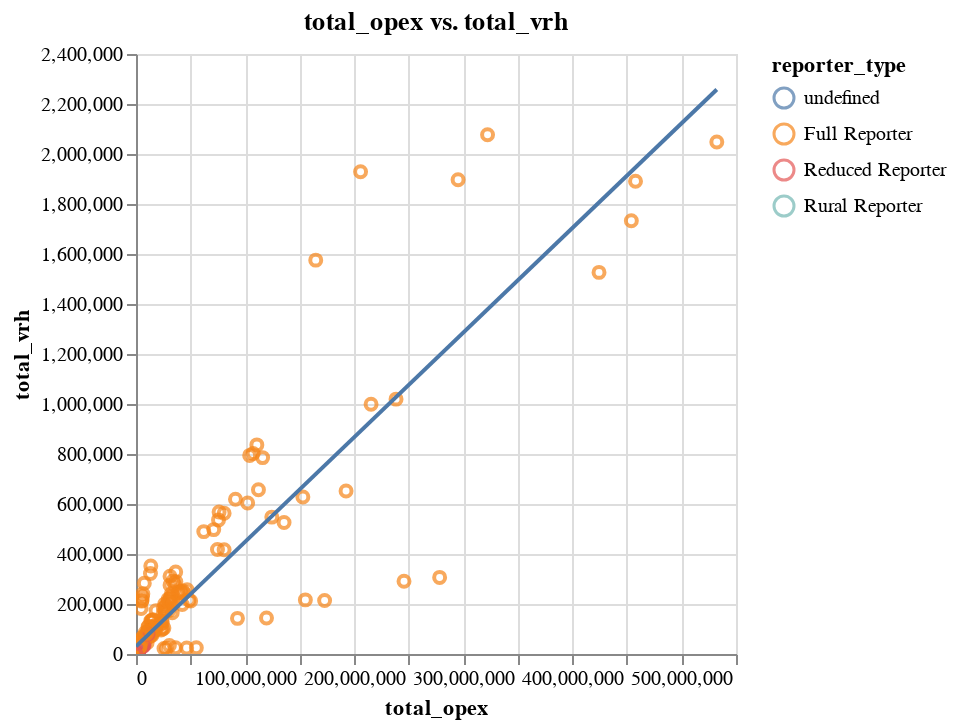

This figure's notebook cell:
### Markdown cell above
### Cost-efficiency metrics

### Code cell
# Operating cost per VRH

make_scatter(
    agg_metrics_no_outliers,
    x_ax = "total_opex",
    y_ax = "total_vrh",
    color = "reporter_type"
)

### Figure 1 — Vega-Lite specification as saved in the notebook (floating-point values rounded to 4 significant figures; data arrays with more than 128 entries replaced by an {"elided": "..."} marker saying what was removed)
{"config": {"view": {"continuousWidth": 300, "continuousHeight": 300}}, "layer": [{"mark": {"type": "point"}, "encoding": {"color": {"field": "reporter_type", "type": "nominal"}, "tooltip": [{"field": "total_opex", "type": "quantitative"}, {"field": "total_vrh", "type": "quantitative"}, {"field": "agency", "type": "nominal"}], "x": {"field": "total_opex", "type": "quantitative"}, "y": {"field": "total_vrh", "type": "quantitative"}}, "name": "view_1", "title": "total_opex vs. total_vrh"}, {"mark": {"type": "line"}, "encoding": {"color": {"field": "reporter_type", "type": "nominal"}, "tooltip": [{"field": "total_opex", "type": "quantitative"}, {"field": "total_vrh", "type": "quantitative"}, {"field": "agency", "type": "nominal"}], "x": {"field": "total_opex", "type": "quantitative"}, "y": {"field": "total_vrh", "type": "quantitative"}}, "title": "total_opex vs. total_vrh", "transform": [{"on": "total_opex", "regression": "total_vrh"}]}], "data": {"name": "data-37f63450d1e6173462a08b14ae7142fa"}, "params": [{"name": "param_5", "select": {"type": "interval", "encodings": ["x", "y"]}, "bind": "scales", "views": ["view_1"]}], "$schema": "https://vega.github.io/schema/vega-lite/v5.17.0.json", "datasets": {"data-37f63450d1e6173462a08b14ae7142fa": {"elided": "320 records"}}}
